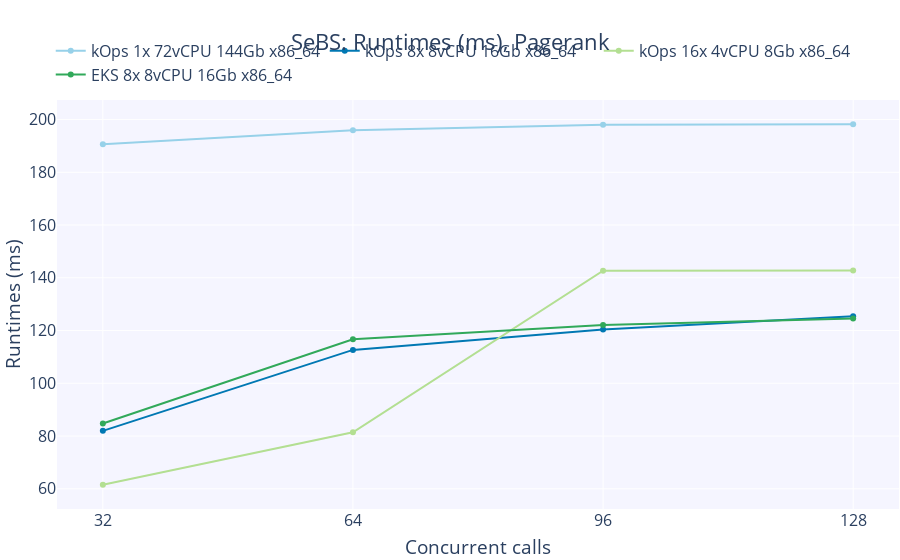

Source (notebook cell):
### Code cell
fig = go.Figure()

# Add figure title
fig.update_layout(
    legend=dict(
        orientation="h",
        yanchor="bottom",
        y=1.02,
        xanchor="center",
        x=0.47
    ),
    margin=dict(
        # t=1,
        b=1,
        l=1,
        r=1,
        autoexpand=True
    ),
    font=dict(
        size=16
    ),
    title = dict(
        text = "SeBS: Runtimes (ms), Pagerank",
        x = 0.5,
        xanchor = 'center'
    ),
    xaxis = dict(
        tickmode = 'array',
        tickvals = concurrent_calls
    ),
    xaxis_title_text='Concurrent calls',
    yaxis_title_text='Runtimes (ms)',
    plot_bgcolor=bgColor
)

for i, k in enumerate(clusters):
    fig.add_trace(
        go.Scatter(
            x = concurrent_calls,
            y = [sebs_df[k]['pagerank'][c]['runtime'].mean() for c in concurrent_calls], 
            name = k,
            marker_color=colorPallet[i]
        )
    )
    
fig.show()

### Figure 1 — Plotly figure (JSON) as saved in the notebook; plotly's stock layout.template omitted (floating-point values rounded to 4 significant figures)
{"data": [{"marker": {"color": "rgba(151, 209, 233, 255)"}, "name": "kOps 1x 72vCPU 144Gb x86_64", "type": "scatter", "x": [32, 64, 96, 128], "y": [190.6, 196.0, 198.0, 198.2]}, {"marker": {"color": "rgba(0, 120, 179, 255)"}, "name": "kOps 8x 8vCPU 16Gb x86_64", "type": "scatter", "x": [32, 64, 96, 128], "y": [81.95, 112.7, 120.4, 125.4]}, {"marker": {"color": "rgba(179, 223, 146, 255)"}, "name": "kOps 16x 4vCPU 8Gb x86_64", "type": "scatter", "x": [32, 64, 96, 128], "y": [61.5, 81.42, 142.7, 142.8]}, {"marker": {"color": "rgba(49, 169, 90, 255)"}, "name": "EKS 8x 8vCPU 16Gb x86_64", "type": "scatter", "x": [32, 64, 96, 128], "y": [84.77, 116.7, 122.1, 124.6]}], "layout": {"font": {"size": 16}, "legend": {"orientation": "h", "x": 0.47, "xanchor": "center", "y": 1.02, "yanchor": "bottom"}, "margin": {"autoexpand": true, "b": 1, "l": 1, "r": 1}, "plot_bgcolor": "rgba(245,245,255,255)", "title": {"text": "SeBS: Runtimes (ms), Pagerank", "x": 0.5, "xanchor": "center"}, "xaxis": {"autorange": true, "range": [25.96, 134.0], "tickmode": "array", "tickvals": [32, 64, 96, 128], "title": {"text": "Concurrent calls"}, "type": "linear"}, "yaxis": {"autorange": true, "range": [51.73, 208.0], "title": {"text": "Runtimes (ms)"}, "type": "linear"}}}
